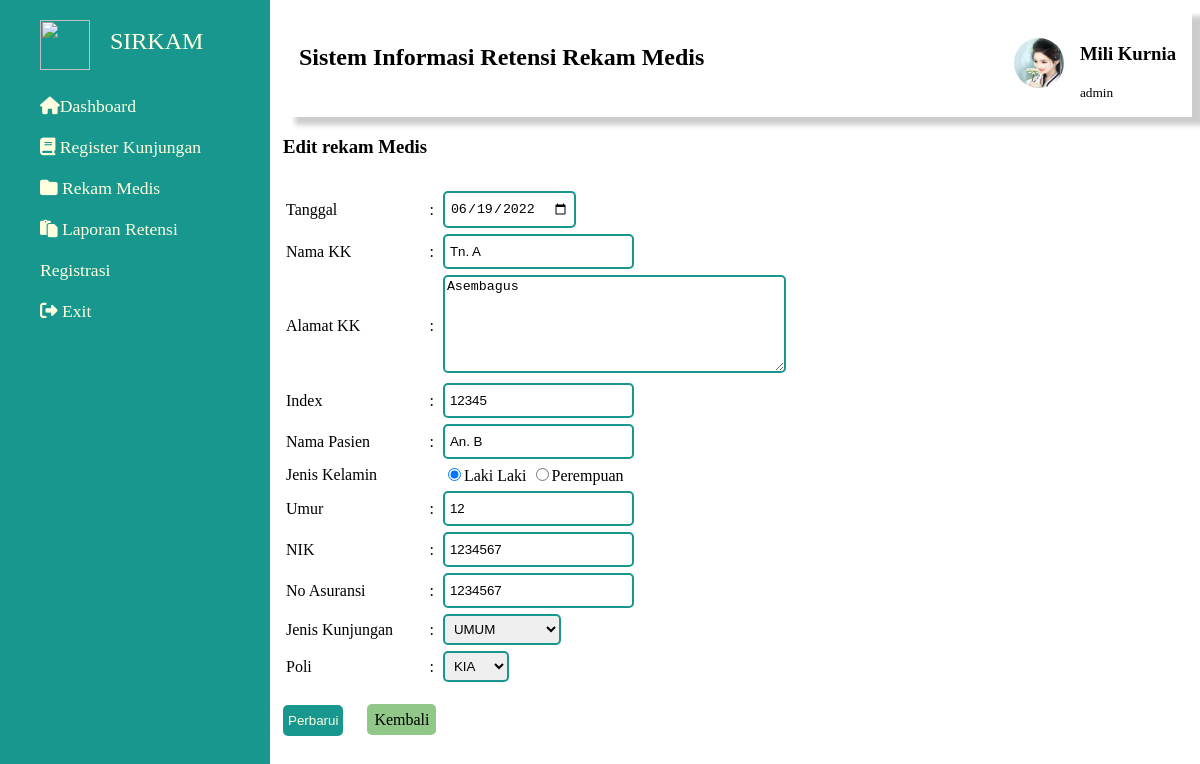
The page /edit_member.php?id=91 on the database its author committed.
### tables this page shows
CREATE TABLE `tb_member` (
  `id` int(10) NOT NULL,
  `tanggal` date NOT NULL,
  `nama_kk` varchar(50) NOT NULL,
  `alamat` text NOT NULL,
  `indeks` varchar(20) NOT NULL,
  `nama_pasien` varchar(50) NOT NULL,
  `jender` enum('laki','perempuan') NOT NULL,
  `umur` varchar(10) NOT NULL,
  `nik` varchar(50) NOT NULL,
  `asuransi` varchar(20) NOT NULL,
  `kunjungan` enum('umum','jknpbi','jknnonpbi','program') NOT NULL,
  `poli` enum('bp','kia','gigi','dll') NOT NULL
);

### edit_member.php (the view, shortened to what this page needs)
<?php
include "connection.php";
$id = $_GET['id'];
?>
<!DOCTYPE html>
<html>
<head>
	<link rel="stylesheet" type="text/css" href="style.css">
	<link rel="stylesheet" href="font-awesome-4.7.0/font-awesome-4.7.0/css/font-awesome.min.css">
</head>
<body>
	<div class="wrap">
		<div class="badan">
			<?php require('sidebar.php'); ?>
	<?php
	$query = "SELECT * FROM tb_member WHERE id=$id";
	$result = mysqli_query($db,$query);
	foreach ($result as $member) {
		$tanggal=$member['tanggal'];
		$nama_kk=$member['nama_kk'];
		$alamat=$member['alamat'];
		$indeks=$member['indeks'];
		$nama_pasien=$member['nama_pasien'];
		$jender=$member['jender'];
		$umur=$member['umur'];
		$nik=$member['nik'];
		$asuransi=$member['asuransi'];
		$kunjungan=$member['kunjungan'];
		$poli=$member['poli'];
	}
	?>
	<h3>Edit rekam Medis</h3>
	<form method="POST" action="member_controllers.php?opsi=update" class="form">
		<table width="600" border="0">
			<tr>
				<td>Tanggal</td>
				<td>:</td>
				<td><input type="date" name="tanggal" value="<?php echo $tanggal; ?>"></td>
			</tr>
			<tr>
				<td>Nama KK</td>
				<td>:</td>
				<td><input type="text" name="nama_kk" value="<?php echo $nama_kk; ?>"></td>
			</tr>
			<tr>
				<td>Alamat KK</td>
				<td>:</td>
				<td>
					<textarea name="alamat" cols="40" rows="6"><?php echo $alamat; ?></textarea>
				</td>
			</tr>
			<tr>
				<td>Index</td>
				<td>:</td>
				<td><input type="number" name="indeks" value="<?php echo $indeks; ?>"></td>
			</tr>
			<tr>
				<td>Nama Pasien</td>
				<td>:</td>
				<td><input type="text" name="nama_pasien" value="<?php echo $nama_pasien; ?>"></td>
			</tr>
			<tr>
				<td>Jenis Kelamin</td>
				<td>&nbsp</td>
				<td>
					<?php
					if ($jender == "laki") {
						$s_laki = "checked";
						$s_perempuan = "";
					} elseif ($jender == "perempuan"){
						$s_laki = "";
						$s_perempuan = "checked";
					}
					?>
					<input type="radio" name="jender" value="laki" <?php echo $s_laki; ?>>Laki Laki
					<input type="radio" name="jender" value="perempuan" <?php echo $s_perempuan; ?> >Perempuan
				</td>
			</tr>
			<tr>
				<td>Umur</td>
				<td>:</td>
				<td><input type="number" name="umur" value="<?php  echo $umur; ?>"></td>
			</tr>
			<tr>
				<td>NIK</td>
				<td>:</td>
				<td><input type="number" name="nik" value="<?php echo $nik; ?>"></td>
			</tr>
			<tr>
				<td>No Asuransi</td>
				<td>:</td>
				<td><input type="number" name="asuransi" value="<?php echo $asuransi; ?>"></td>
			</tr>
			<tr>
				<td>Jenis Kunjungan</td>
				<td>:</td>
				<td>
					<select name="j_kunjungan">
						<?php
						if($kunjungan == "umum"){
							$umum = "selected";
						}elseif ($kunjungan == "jknpbi") {
							$umum = "";
							$jknpbi = "selected";
							$jknnonpbi = "";
							$program = "";
						}elseif ($kunjungan == "jknnonpbi") {
							$umum = "";
							$jknpbi = "";
							$jknnonpbi = "selected";
							$program = "";
						}elseif ($kunjungan == "program") {
							$umum = "";
							$jknpbi = "";
							$jknnonpbi = "";
							$program = "selected";
						}
						?>
						<option value="umum" <?php echo $umum; ?> >UMUM</option>
					</select>
				</td>
			</tr>
			<tr>
				<td>Poli</td>
				<td>:</td>
				<td>
					<select name="poli">
						<?php
						if($poli == "bp"){
							$bp = "selected";
							$kia = "";
							$gigi = "";
							$dll = "";
						}elseif ($poli == "kia") {
							$kia = "selected";
						}elseif ($poli == "gigi") {
							$bp = "";
							$kia = "";
							$gigi = "selected";
							$dll = "";
						}elseif ($poli == "dll") {
							$bp = "";
							$kia = "";
							$gigi = "";
							$dll = "selected";
						}
						?>
						<option value="kia" <?php echo $kia; ?> >KIA</option>
					</select>
				</td>
			</tr>
		</table>
		<input type="submit" class="submit form" value="Perbarui">
		<a href="list_member.php" class="btn-form">Kembali</a>
	</form>
</body>
</html>

### style.css (style rules this page uses)
:root { --main-color: #18978F; --color-dark: #fff; --text-grey: black; }
.wrap { height: 150vh; width: 100%; background-color: #fff; }
table { border: 1px solid black; border-collapse: collapse; }
th,td { border: 1px solid black; padding: 3px; box-shadow: 2px 2px 5px rgba(0,0,0,0.2); }
textarea { border: 2px solid var(--main-color); border-radius: 5px; }
select { border: 2px solid var(--main-color); border-radius: 5px; padding: 5px; }
input { padding: 8px 5px; border: 2px solid var(--main-color); border-radius: 5px; }
.form table { border: none !important; margin-top: 30px; }
.form th,.form td { box-shadow: none !important; border: none !important; }
.submit { cursor: pointer; border: none !important; background: var(--main-color); color: #FEFFDE; }
.submit.form { margin-top: 20px; margin-right: 20px ; }
.btn-form { padding: 7px; text-decoration: none; border-radius: 5px; color: black; background: #91C788; }

### rows shown on the page
tb_member: tanggal "06/19/2022", nama_kk "Tn. A", alamat "Asembagus", indeks "12345", nama_pasien "An. B", umur "12", nik "1234567", asuransi "1234567"
